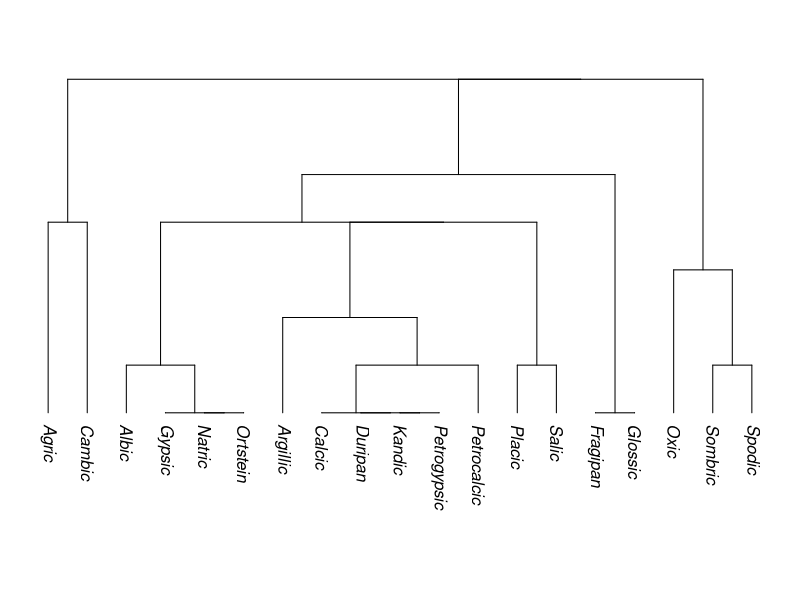

Source code (R):
## 2021-03-05
## DEB


## this would be a lot more informative after:
# normalization of concepts / labels
# linkages to other formative element dictionaries
# linkages to taxa via string matching
# > 2 rankings per SFF


library(cluster)
library(ape)

# x <- read.csv('misc/soil-forming-factors/epipedons.csv')
x <- read.csv('misc/soil-forming-factors/subsurface.csv')
# x <- read.csv('misc/soil-forming-factors/diag-soil-characteristics.csv')
# x <- read.csv('misc/soil-forming-factors/mineral-and-organic.csv')
# x <- read.csv('misc/soil-forming-factors/organic.csv')


str(x)

# codes:
# 0: not important
# 1: weakly important
# 2: strongly important


# convert everything but IDs to ordered factors
for(i in 2:ncol(x)) {
  x[[i]] <- factor(x[[i]])
  x[[i]] <- ordered(x[[i]])
}

# ok
str(x)

# ensure IDs move -> distance matrix -> clustering
rownames(x) <- x[, 1]

# pair-wise distances, using ordered factors, ignoring ID column
d <- daisy(x[, -c(1)])

# convert to hclust
h <- as.hclust(diana(d))

# convert to phylo for better plotting
p <- as.phylo(h)

par(mar = c(1,1,3,1))

plot(p, label.offset = 0.01, direction = 'down')
